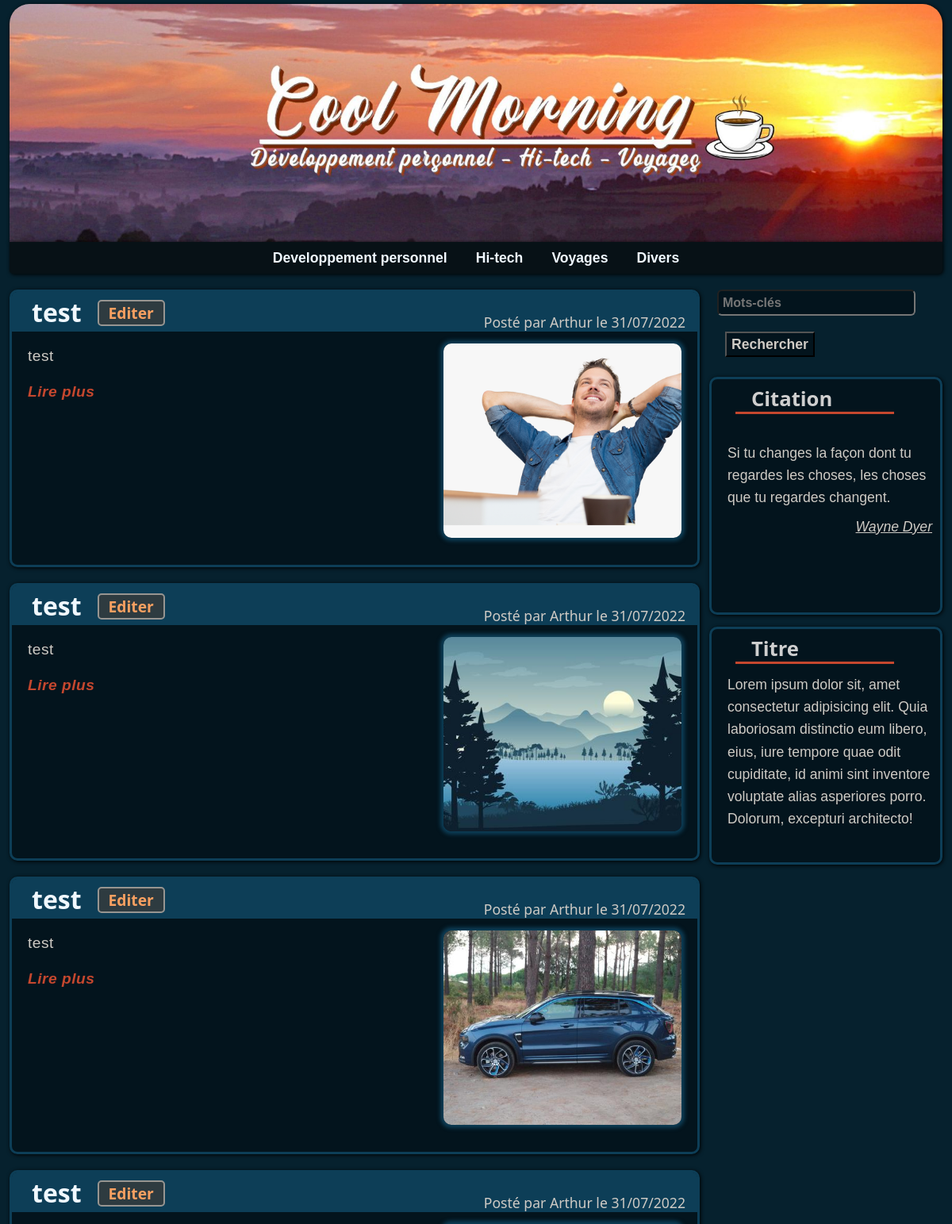
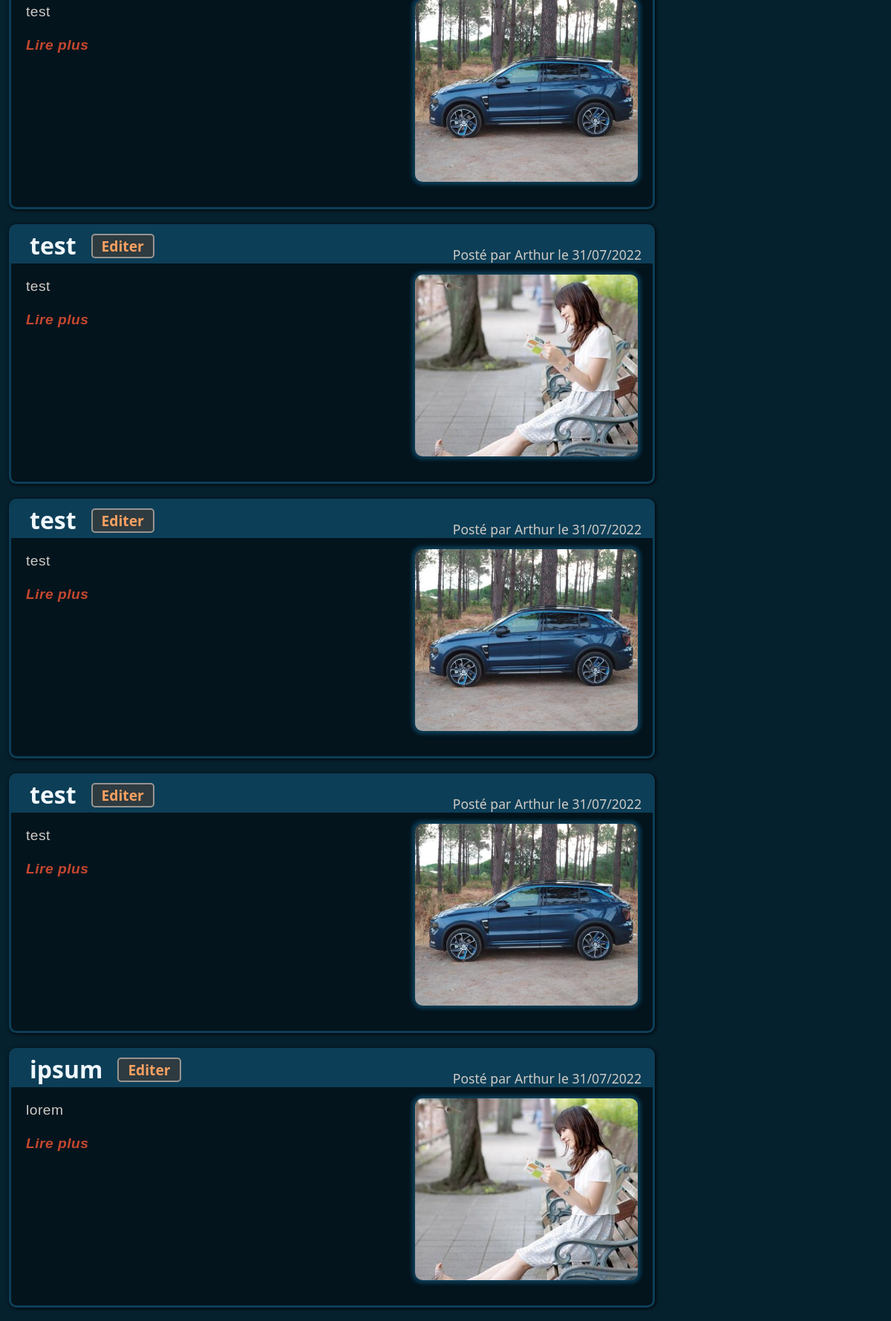
The page / (upper part) on the database its author committed (2 pictures, top to bottom).
### models.py (models this page shows)
class Article(db.Model):
    id = db.Column(db.Integer, primary_key=True)
    title = db.Column(db.String(100), nullable=False)
    text = db.Column(db.Text, nullable=False)
    date = db.Column(db.DateTime, nullable=False)
    scheduled = db.Column(db.Boolean, nullable=False)
    category = db.Column(db.String(50), nullable=False)
    posted = db.Column(db.Boolean, nullable=False)
    author = db.Column(db.String(50), nullable=False)
    img = db.Column(db.String, nullable=False)

class Quote(db.Model):
    id = db.Column(db.Integer, primary_key=True)
    text = db.Column(db.Text, nullable=False)
    author = db.Column(db.String(50))

### app.py (the view)
@app.route("/")
def index():
    if request.args.get("q"):
        q = request.args.get("q")
    else:
        q = ""
    page_selected = int(request.args.get("page", 1))  # We get the current page by looking at the URL
    total_pages, nb_pages = page_list("posted", q) # A list of pages and its length
    start = (page_selected * ARTICLES_PER_PAGE) - ARTICLES_PER_PAGE
    start_butt, end_butt = buttons_range()
    if page_selected < start_butt:
        pages = total_pages[:BUTTONS_DISPLAYED]
    elif page_selected > nb_pages - end_butt:
        pages = total_pages[nb_pages - BUTTONS_DISPLAYED:]
    else:
        pages = total_pages[page_selected - start_butt:page_selected + end_butt]
    list_posts = Article.query.filter(Article.posted == True, Article.text.contains(q)).order_by(Article.date.desc()).offset(start).limit(ARTICLES_PER_PAGE).all()
    quote = Quote.query.order_by(func.random()).first()
    return render_template("index.html", articles=list_posts, page_selected=int(page_selected),
                            pages=pages, displayed=BUTTONS_DISPLAYED, total=total_pages,
                            start_butt=start_butt, end_butt=end_butt, quote=quote, q=q, Markup=Markup)

### helpers.py (called while the page is built)
def page_list(status, keywords):
    if status == "all":
        nb_articles = Article.query.filter(Article.text.contains(keywords)).count()
    elif status == "posted":
        nb_articles = Article.query.filter(Article.text.contains(keywords), Article.posted == True).count()
    elif status == "scheduled":
        nb_articles = Article.query.filter(Article.text.contains(keywords), Article.scheduled == True).count()
    else:  # archived
        nb_articles = Article.query.filter(Article.text.contains(keywords), Article.posted == False, scheduled=False).count()
    nb_pages = math.ceil(nb_articles / ARTICLES_PER_PAGE)  # Calculate enough pages to fit all the articles
    total_pages = range(1, nb_pages + 1)  # This list represent the total of pages containing all the published articles
    return total_pages, nb_pages  # Return the list of pages and its length

def buttons_range():
    return math.ceil(BUTTONS_DISPLAYED/2), math.floor(BUTTONS_DISPLAYED/2)

### templates/index.html (shortened to what this page needs)
{% extends "layout.html" %}
{% block body %}
<div class="row">
    <div class="col-md-9">
        {% for article in articles %}
        <div class="article">
            <div class="article-header">
                <h2>
                    <a href="/article?id={{ article.id }}#begin">{{ article.title }}</a>
                    {% if session.user != None%}
                        <a class="edit-button" href="/edit_article?id={{ article.id }}">Editer</a>
                    {% endif %}
                </h2>
                <p>Posté par {{ article.author }} le {{ article.date.strftime('%d/%m/%Y') }}</p>
            </div>
            <img src="{{ article.img }}" class="thumb">
            <div class="text">
                {{ Markup(article.text)|truncate(1060) }} <span class="read-more"><a href="/article?id={{ article.id }}#begin">Lire plus</a></span>
            </div>
        </div>
        {% endfor %}
    </div>
    <div class="col-md-3">
        <form class="index-search" action="/">
            <input type="text" name="q" class="keywords-input keywords-index" placeholder="Mots-clés" value="{{ q }}">
            <input type="submit" value="Rechercher">
        </form>
        <div class="aside">
            <h2>Citation</h2>
            <p class="quote-block">
                <span class="quote-text">{{ Markup(quote.text) }}</span>
                {% if quote.author %}
                    <p class="quote-author">{{ quote.author }}</p>
                {% endif %}
            </p>
        </div>
        <div class="aside">
            <h2>Titre</h2>
            <p>Lorem ipsum dolor sit, amet consectetur adipisicing elit. Quia laboriosam distinctio eum libero, eius, iure tempore quae odit cupiditate, id animi sint inventore voluptate alias asperiores porro. Dolorum, excepturi architecto!</p>
        </div>
    </div>
</div>
{% endblock %}

### templates/layout.html (shortened to what this page needs)
<!doctype html>
<html lang="fr">
  <head>
    <link href="{{ url_for('static', filename='styles/bootstrap.min.css')}}" rel="stylesheet">
    <link href="{{ url_for('static', filename='styles/custom.css')}}" rel="stylesheet" type="text/css">
  </head>
  <body>
    <div class="container">
        <div onclick="location.href='/';" class="p-5 new-header"></div>
        <ul class="list-inline nav">
            <div class="nav-block">
                <li class="list-inline-item"><a href="#">Developpement personnel
                </a></li><li class="list-inline-item"><a href="#">Hi-tech
                </a></li><li class="list-inline-item"><a href="#">Voyages
                </a></li><li class="list-inline-item"><a href="#">Divers
                </a></li>
            </div>
        </ul>
        <div class="container">
            {% block body %}{% endblock %}
        </div>
    </div>
  </body>
</html>

### static/styles/custom.css (style rules this page uses)
.container { max-width: 1700px; }
body { background-color: #06212e; font-family: Verdana, Arial, Tahoma, Serif; color: #cfcbc5; }
.new-header { background-image: url("../img/bg.jpg"); background-position: center; background-repeat: no-repeat; background-size: cover; height: 300px; border-radius: 25px 25px 0px 0px; margin-top: 5px; box-shadow: 1px 1px 5px black; cursor: pointer; }
.nav { background-color: #071116; height: 40px; text-align: center; border-radius: 0px 0px 5px 5px; box-shadow: 1px 1px 5px black; }
.index-search { width: 100%; margin-left: 10px; margin-top: 10px; }
.keywords-index { margin-bottom: 0px !important; }
.nav-block { width: 650px; margin: auto; }
.nav .list-inline-item { margin-right: 18px; margin-left: 18px; }
.nav a { color: aliceblue; font-weight: bold; padding: 0; font-size: 1.1em; text-decoration: none; }
.article-header { background-color: #0d3e57; height: 40px; border-radius: 6px 6px 0px 0px; padding-left: 25px; height: 50px; }
.article-header h2 { font-family: Candara, Calibri, Segoe, Segoe UI, Optima, Arial, sans-serif; position: absolute; margin-top: 7px; font-weight: bolder; display: inline; }
.article-header h2 a { color: aliceblue; text-decoration: none; }
.article-header h2 { color: aliceblue; }
.article-header p { font-family: Candara, Calibri, Segoe, Segoe UI, Optima, Arial, sans-serif; color: #cfcbc5; display: inline; float: right; font-size: 1.1em; padding-top: 25px; padding-right: 15px; margin-bottom: -2px; }
.read-more a { font-weight: 600; font-style: italic; color: #c5472e !important; text-decoration: none; }
.aside h2 { color: #cfcfcf; Font-family: Candara, Calibri, Segoe, Segoe UI, Optima, Arial, sans-serif; font-weight: bolder; border-bottom: 3px solid #c5472e; width: 200px; margin: 10px 0px 5px 30px; padding-left: 20px; font-size: 1.6em; }
.article .thumb { margin: 15px 20px 3px 10px; float: right; border-radius: 10px; width: 300px; height: 245px; object-fit: cover; box-shadow: 0px 0px 5px 4px #0d3e57; }
.article .text, .edit-article .text { font-size: 1.2em; padding: 17px 15px 10px 20px; letter-spacing: 0.5px; }
.aside p { font-size: 1.1em; padding: 7px 10px 0px 20px; line-height: 1.6em; }
.quote-author { margin-top: -15px; text-align: right; font-style: italic; text-decoration: underline; }
.article, .edit-article { min-height: 350px; }
.edit-button { position: absolute; color: #f8a061 !important; margin-left: 20px; margin-top: 3px !important; font-size: 0.6em; font-weight: bold; text-decoration: none; border: solid 1px #f8a061; background-color: #2e3b40; padding: 3px 12px; border: solid 2px #979591; border-radius: 5px; }
.article, .aside, .edit-article { box-sizing: border-box; background-color: #03141d; border-radius: 10px; border: #0d3e57 solid; box-shadow: 1px 1px 5px black; }
.article { margin-top: 20px; }
.aside { margin-top: 15px; height: 300px; overflow: auto; }
.col-md-3 { padding:0; }
.col-md-9 { padding-left:0; }
.keywords-input { margin: 10px 10px 20px 0px; background-color: #03141d; color: #cfcbc5; padding: 2.5px; padding-left: 5px; font-size: 1em; border-radius: 6px; font-weight: bold; width: 250px; }
input[type=submit] { margin: 20px 0px 10px 10px; background-color: #03141d; color: #cfcbc5; font-size: 1.1em; font-weight: bold; cursor: default !important; }

### rows shown on the page
Article: title "test", author "Arthur", date "31/07/2022", shows a picture, text "test"
Article: title "test", author "Arthur", date "31/07/2022", shows a picture, text "test"
Article: title "test", author "Arthur", date "31/07/2022", text "test"
Article: title "test", author "Arthur", date "31/07/2022", text "test"
Article: title "test", author "Arthur", date "31/07/2022", text "test"
Article: title "test", author "Arthur", date "31/07/2022", text "test"
Article: title "test", author "Arthur", date "31/07/2022", text "test"
Article: title "ipsum", author "Arthur", date "31/07/2022", text "lorem"
Quote: text "Si tu changes la façon dont tu regardes les choses, les choses que tu regardes changent.", author "Wayne Dyer"
